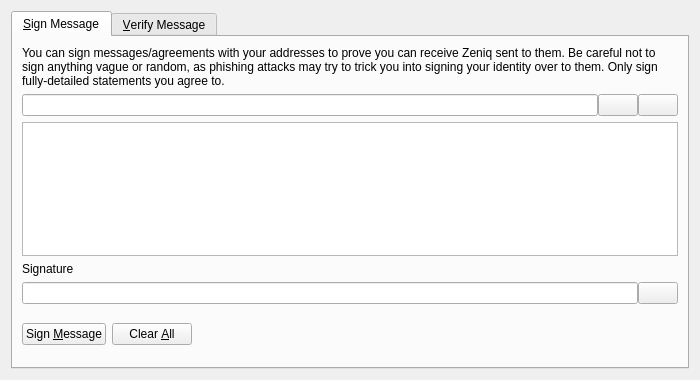
<?xml version="1.0" encoding="UTF-8"?>
<ui version="4.0">
 <class>SignVerifyMessageDialog</class>
 <widget class="QDialog" name="SignVerifyMessageDialog">
  <property name="geometry">
   <rect>
    <x>0</x>
    <y>0</y>
    <width>700</width>
    <height>380</height>
   </rect>
  </property>
  <property name="windowTitle">
   <string>Signatures - Sign / Verify a Message</string>
  </property>
  <property name="modal">
   <bool>true</bool>
  </property>
  <layout class="QVBoxLayout" name="verticalLayout">
   <item>
    <widget class="QTabWidget" name="tabWidget">
     <property name="currentIndex">
      <number>0</number>
     </property>
     <widget class="QWidget" name="tabSignMessage">
      <attribute name="title">
       <string>&amp;Sign Message</string>
      </attribute>
      <layout class="QVBoxLayout" name="verticalLayout_SM">
       <item>
        <widget class="QLabel" name="infoLabel_SM">
         <property name="text">
          <string>You can sign messages/agreements with your addresses to prove you can receive Zeniq sent to them. Be careful not to sign anything vague or random, as phishing attacks may try to trick you into signing your identity over to them. Only sign fully-detailed statements you agree to.</string>
         </property>
         <property name="textFormat">
          <enum>Qt::PlainText</enum>
         </property>
         <property name="wordWrap">
          <bool>true</bool>
         </property>
        </widget>
       </item>
       <item>
        <layout class="QHBoxLayout" name="horizontalLayout_1_SM">
         <property name="spacing">
          <number>0</number>
         </property>
         <item>
          <widget class="QValidatedLineEdit" name="addressIn_SM">
           <property name="toolTip">
            <string>The Zeniq address to sign the message with</string>
           </property>
          </widget>
         </item>
         <item>
          <widget class="QPushButton" name="addressBookButton_SM">
           <property name="toolTip">
            <string>Choose previously used address</string>
           </property>
           <property name="text">
            <string/>
           </property>
           <property name="icon">
            <iconset resource="../bitcoin.qrc">
             <normaloff>:/icons/address-book</normaloff>:/icons/address-book</iconset>
           </property>
           <property name="shortcut">
            <string>Alt+A</string>
           </property>
           <property name="autoDefault">
            <bool>false</bool>
           </property>
          </widget>
         </item>
         <item>
          <widget class="QPushButton" name="pasteButton_SM">
           <property name="toolTip">
            <string>Paste address from clipboard</string>
           </property>
           <property name="text">
            <string/>
           </property>
           <property name="icon">
            <iconset resource="../bitcoin.qrc">
             <normaloff>:/icons/editpaste</normaloff>:/icons/editpaste</iconset>
           </property>
           <property name="shortcut">
            <string>Alt+P</string>
           </property>
           <property name="autoDefault">
            <bool>false</bool>
           </property>
          </widget>
         </item>
        </layout>
       </item>
       <item>
        <widget class="QPlainTextEdit" name="messageIn_SM">
         <property name="toolTip">
          <string>Enter the message you want to sign here</string>
         </property>
        </widget>
       </item>
       <item>
        <widget class="QLabel" name="signatureLabel_SM">
         <property name="text">
          <string>Signature</string>
         </property>
         <property name="textFormat">
          <enum>Qt::PlainText</enum>
         </property>
        </widget>
       </item>
       <item>
        <layout class="QHBoxLayout" name="horizontalLayout_2_SM">
         <property name="spacing">
          <number>0</number>
         </property>
         <item>
          <widget class="QLineEdit" name="signatureOut_SM">
           <property name="font">
            <font>
             <italic>true</italic>
            </font>
           </property>
           <property name="readOnly">
            <bool>true</bool>
           </property>
          </widget>
         </item>
         <item>
          <widget class="QPushButton" name="copySignatureButton_SM">
           <property name="toolTip">
            <string>Copy the current signature to the system clipboard</string>
           </property>
           <property name="text">
            <string/>
           </property>
           <property name="icon">
            <iconset resource="../bitcoin.qrc">
             <normaloff>:/icons/editcopy</normaloff>:/icons/editcopy</iconset>
           </property>
           <property name="autoDefault">
            <bool>false</bool>
           </property>
          </widget>
         </item>
        </layout>
       </item>
       <item>
        <layout class="QHBoxLayout" name="horizontalLayout_3_SM">
         <item>
          <widget class="QPushButton" name="signMessageButton_SM">
           <property name="toolTip">
            <string>Sign the message to prove you own this Zeniq address</string>
           </property>
           <property name="text">
            <string>Sign &amp;Message</string>
           </property>
           <property name="icon">
            <iconset resource="../bitcoin.qrc">
             <normaloff>:/icons/edit</normaloff>:/icons/edit</iconset>
           </property>
           <property name="autoDefault">
            <bool>false</bool>
           </property>
          </widget>
         </item>
         <item>
          <widget class="QPushButton" name="clearButton_SM">
           <property name="toolTip">
            <string>Reset all sign message fields</string>
           </property>
           <property name="text">
            <string>Clear &amp;All</string>
           </property>
           <property name="icon">
            <iconset resource="../bitcoin.qrc">
             <normaloff>:/icons/remove</normaloff>:/icons/remove</iconset>
           </property>
           <property name="autoDefault">
            <bool>false</bool>
           </property>
          </widget>
         </item>
         <item>
          <spacer name="horizontalSpacer_1_SM">
           <property name="orientation">
            <enum>Qt::Horizontal</enum>
           </property>
           <property name="sizeHint" stdset="0">
            <size>
             <width>40</width>
             <height>48</height>
            </size>
           </property>
          </spacer>
         </item>
         <item>
          <widget class="QLabel" name="statusLabel_SM">
           <property name="font">
            <font>
             <weight>75</weight>
             <bold>true</bold>
            </font>
           </property>
           <property name="text">
            <string/>
           </property>
           <property name="wordWrap">
            <bool>true</bool>
           </property>
          </widget>
         </item>
         <item>
          <spacer name="horizontalSpacer_2_SM">
           <property name="orientation">
            <enum>Qt::Horizontal</enum>
           </property>
           <property name="sizeHint" stdset="0">
            <size>
             <width>40</width>
             <height>48</height>
            </size>
           </property>
          </spacer>
         </item>
        </layout>
       </item>
      </layout>
     </widget>
     <widget class="QWidget" name="tabVerifyMessage">
      <attribute name="title">
       <string>&amp;Verify Message</string>
      </attribute>
      <layout class="QVBoxLayout" name="verticalLayout_VM">
       <item>
        <widget class="QLabel" name="infoLabel_VM">
         <property name="text">
          <string>Enter the receiver's address, message (ensure you copy line breaks, spaces, tabs, etc. exactly) and signature below to verify the message. Be careful not to read more into the signature than what is in the signed message itself, to avoid being tricked by a man-in-the-middle attack. Note that this only proves the signing party receives with the address, it cannot prove sendership of any transaction!</string>
         </property>
         <property name="textFormat">
          <enum>Qt::PlainText</enum>
         </property>
         <property name="alignment">
          <set>Qt::AlignLeading|Qt::AlignLeft|Qt::AlignTop</set>
         </property>
         <property name="wordWrap">
          <bool>true</bool>
         </property>
        </widget>
       </item>
       <item>
        <layout class="QHBoxLayout" name="horizontalLayout_1_VM">
         <property name="spacing">
          <number>0</number>
         </property>
         <item>
          <widget class="QValidatedLineEdit" name="addressIn_VM">
           <property name="toolTip">
            <string>The Zeniq address the message was signed with</string>
           </property>
          </widget>
         </item>
         <item>
          <widget class="QPushButton" name="addressBookButton_VM">
           <property name="toolTip">
            <string>Choose previously used address</string>
           </property>
           <property name="text">
            <string/>
           </property>
           <property name="icon">
            <iconset resource="../bitcoin.qrc">
             <normaloff>:/icons/address-book</normaloff>:/icons/address-book</iconset>
           </property>
           <property name="shortcut">
            <string>Alt+A</string>
           </property>
           <property name="autoDefault">
            <bool>false</bool>
           </property>
          </widget>
         </item>
        </layout>
       </item>
       <item>
        <widget class="QPlainTextEdit" name="messageIn_VM"/>
       </item>
       <item>
        <widget class="QValidatedLineEdit" name="signatureIn_VM"/>
       </item>
       <item>
        <layout class="QHBoxLayout" name="horizontalLayout_2_VM">
         <item>
          <widget class="QPushButton" name="verifyMessageButton_VM">
           <property name="toolTip">
            <string>Verify the message to ensure it was signed with the specified Zeniq address</string>
           </property>
           <property name="text">
            <string>Verify &amp;Message</string>
           </property>
           <property name="icon">
            <iconset resource="../bitcoin.qrc">
             <normaloff>:/icons/transaction_0</normaloff>:/icons/transaction_0</iconset>
           </property>
           <property name="autoDefault">
            <bool>false</bool>
           </property>
          </widget>
         </item>
         <item>
          <widget class="QPushButton" name="clearButton_VM">
           <property name="toolTip">
            <string>Reset all verify message fields</string>
           </property>
           <property name="text">
            <string>Clear &amp;All</string>
           </property>
           <property name="icon">
            <iconset resource="../bitcoin.qrc">
             <normaloff>:/icons/remove</normaloff>:/icons/remove</iconset>
           </property>
           <property name="autoDefault">
            <bool>false</bool>
           </property>
          </widget>
         </item>
         <item>
          <spacer name="horizontalSpacer_1_VM">
           <property name="orientation">
            <enum>Qt::Horizontal</enum>
           </property>
           <property name="sizeHint" stdset="0">
            <size>
             <width>40</width>
             <height>48</height>
            </size>
           </property>
          </spacer>
         </item>
         <item>
          <widget class="QLabel" name="statusLabel_VM">
           <property name="font">
            <font>
             <weight>75</weight>
             <bold>true</bold>
            </font>
           </property>
           <property name="text">
            <string/>
           </property>
           <property name="wordWrap">
            <bool>true</bool>
           </property>
          </widget>
         </item>
         <item>
          <spacer name="horizontalSpacer_2_VM">
           <property name="orientation">
            <enum>Qt::Horizontal</enum>
           </property>
           <property name="sizeHint" stdset="0">
            <size>
             <width>40</width>
             <height>48</height>
            </size>
           </property>
          </spacer>
         </item>
        </layout>
       </item>
      </layout>
     </widget>
    </widget>
   </item>
  </layout>
 </widget>
 <customwidgets>
  <customwidget>
   <class>QValidatedLineEdit</class>
   <extends>QLineEdit</extends>
   <header>qt/qvalidatedlineedit.h</header>
  </customwidget>
 </customwidgets>
 <resources>
  <include location="../bitcoin.qrc"/>
 </resources>
 <connections/>
</ui>
